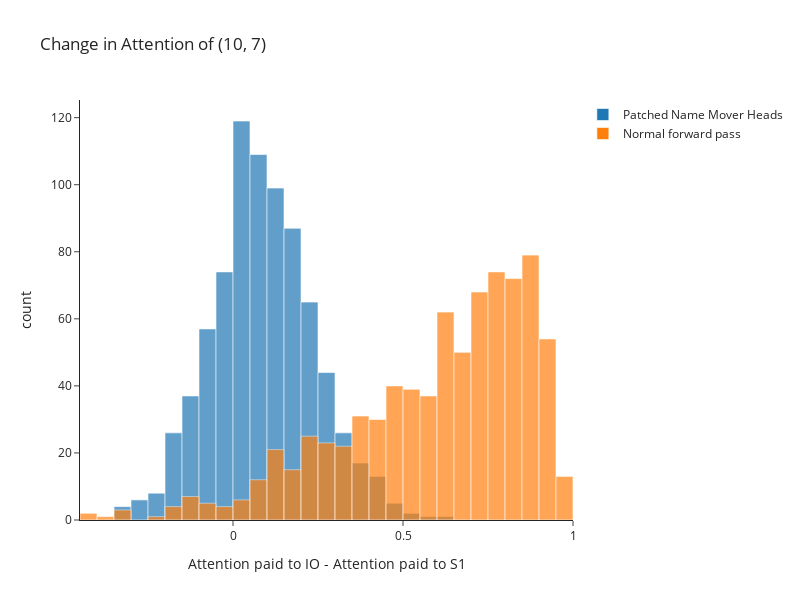

Write notebook code for a chart like this one.
### Code cell
fig = hist(
    [results_patched, results_clean],
    labels={"variable": "", "value": "Attention paid to IO - Attention paid to S1"},
    title=f"Change in Attention of {neg_nmh}",
    names=["Patched Name Mover Heads", "Normal forward pass"],
    width=800,
    height=600,
    opacity=0.7,
    # marginal="box",
    template="simple_white",
    return_fig=True,
)

# add line at 0

fig.update_layout(
    shapes=[
        dict(
            type="line",
            xref="paper",
            yref="y",
            x0=0,
            y0=0,
            x1=1,
            y1=0,
            line=dict(
                color="black",
                width=3,
                dash="dash",
            ),
        )
    ]
)

### Figure 1 — Plotly figure (JSON) as saved in the notebook; plotly's stock layout.template omitted (floating-point values rounded to 4 significant figures; data arrays with more than 128 entries replaced by an {"elided": "..."} marker saying what was removed)
{"data": [{"alignmentgroup": "True", "bingroup": "x", "hovertemplate": "=wide_variable_0<br>Attention paid to IO - Attention paid to S1=%{x}<br>count=%{y}<extra></extra>", "legendgroup": "wide_variable_0", "marker": {"color": "#1F77B4", "opacity": 0.7, "pattern": {"shape": ""}}, "name": "Patched Name Mover Heads", "offsetgroup": "wide_variable_0", "orientation": "v", "showlegend": true, "type": "histogram", "x": {"elided": "800 float values"}, "xaxis": "x", "yaxis": "y"}, {"alignmentgroup": "True", "bingroup": "x", "hovertemplate": "=wide_variable_1<br>Attention paid to IO - Attention paid to S1=%{x}<br>count=%{y}<extra></extra>", "legendgroup": "wide_variable_1", "marker": {"color": "#FF7F0E", "opacity": 0.7, "pattern": {"shape": ""}}, "name": "Normal forward pass", "offsetgroup": "wide_variable_1", "orientation": "v", "showlegend": true, "type": "histogram", "x": {"elided": "800 float values"}, "xaxis": "x", "yaxis": "y"}], "layout": {"autosize": false, "bargap": 0, "barmode": "overlay", "height": 600, "hovermode": "x unified", "legend": {"title": {"text": ""}, "tracegroupgap": 0}, "modebar": {"add": ["drawline", "drawopenpath", "drawclosedpath", "drawcircle", "drawrect", "eraseshape"]}, "title": {"text": "Change in Attention of (10, 7)"}, "width": 800, "xaxis": {"anchor": "y", "domain": [0, 1], "title": {"text": "Attention paid to IO - Attention paid to S1"}}, "yaxis": {"anchor": "x", "domain": [0, 1], "title": {"text": "count"}}}}
